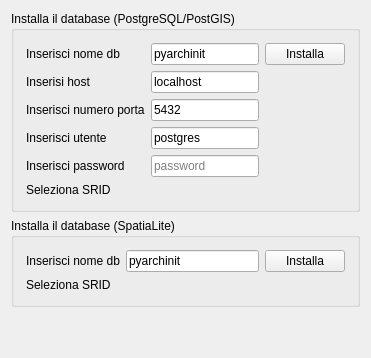
     <widget class="QWidget" name="tab_2">
      <attribute name="title">
       <string>Installazione layers</string>
      </attribute>
      <layout class="QGridLayout" name="gridLayout_9">
       <item row="0" column="0">
        <widget class="QgsCollapsibleGroupBox" name="groupBox">
         <property name="title">
          <string>Installa il database (PostgreSQL/PostGIS)</string>
         </property>
         <layout class="QGridLayout" name="gridLayout_7">
          <property name="leftMargin">
           <number>12</number>
          </property>
          <property name="topMargin">
           <number>12</number>
          </property>
          <property name="rightMargin">
           <number>12</number>
          </property>
          <property name="bottomMargin">
           <number>12</number>
          </property>
          <item row="0" column="0">
           <layout class="QGridLayout" name="gridLayout_3">
            <item row="4" column="0">
             <widget class="QLabel" name="label_32">
              <property name="toolTip">
               <string>&lt;html&gt;&lt;head/&gt;&lt;body&gt;&lt;p&gt;&lt;span style=&quot; font-size:10pt;&quot;&gt;puoi inserire il numero di porta differente&lt;/span&gt;&lt;/p&gt;&lt;/body&gt;&lt;/html&gt;</string>
              </property>
              <property name="text">
               <string>Inserisci password</string>
              </property>
             </widget>
            </item>
            <item row="2" column="1">
             <widget class="QLineEdit" name="lineEdit_port_db">
              <property name="text">
               <string>5432</string>
              </property>
              <property name="placeholderText">
               <string>port (5432)</string>
              </property>
             </widget>
            </item>
            <item row="0" column="3">
             <widget class="QPushButton" name="pushButton_crea_database">
              <property name="enabled">
               <bool>true</bool>
              </property>
              <property name="text">
               <string>Installa</string>
              </property>
             </widget>
            </item>
            <item row="5" column="0">
             <widget class="QLabel" name="label_8">
              <property name="text">
               <string>Seleziona SRID</string>
              </property>
             </widget>
            </item>
            <item row="3" column="0">
             <widget class="QLabel" name="label_31">
              <property name="toolTip">
               <string>&lt;html&gt;&lt;head/&gt;&lt;body&gt;&lt;p&gt;&lt;span style=&quot; font-size:10pt;&quot;&gt;puoi inserire il numero di porta differente&lt;/span&gt;&lt;/p&gt;&lt;/body&gt;&lt;/html&gt;</string>
              </property>
              <property name="text">
               <string>Inserisci utente</string>
              </property>
             </widget>
            </item>
            <item row="5" column="1">
             <widget class="QgsProjectionSelectionWidget" name="selectorCrsWidget"/>
            </item>
            <item row="4" column="1">
             <widget class="QLineEdit" name="lineEdit_db_passwd">
              <property name="text">
               <string/>
              </property>
              <property name="echoMode">
               <enum>QLineEdit::Password</enum>
              </property>
              <property name="placeholderText">
               <string>password</string>
              </property>
             </widget>
            </item>
            <item row="2" column="0">
             <widget class="QLabel" name="label_15">
              <property name="toolTip">
               <string>&lt;html&gt;&lt;head/&gt;&lt;body&gt;&lt;p&gt;&lt;span style=&quot; font-size:10pt;&quot;&gt;puoi inserire il numero di porta differente&lt;/span&gt;&lt;/p&gt;&lt;/body&gt;&lt;/html&gt;</string>
              </property>
              <property name="text">
               <string>Inserisci numero porta</string>
              </property>
             </widget>
            </item>
            <item row="3" column="1">
             <widget class="QLineEdit" name="lineEdit_db_user">
              <property name="text">
               <string>postgres</string>
              </property>
              <property name="placeholderText">
               <string>user</string>
              </property>
             </widget>
            </item>
            <item row="0" column="1">
             <widget class="QLineEdit" name="lineEdit_dbname">
              <property name="inputMethodHints">
               <set>Qt::ImhNone</set>
              </property>
              <property name="text">
               <string>pyarchinit</string>
              </property>
              <property name="dragEnabled">
               <bool>false</bool>
              </property>
              <property name="readOnly">
               <bool>false</bool>
              </property>
              <property name="placeholderText">
               <string>db name</string>
              </property>
             </widget>
            </item>
            <item row="0" column="0">
             <widget class="QLabel" name="label_12">
              <property name="toolTip">
               <string>&lt;html&gt;&lt;head/&gt;&lt;body&gt;&lt;p&gt;&lt;span style=&quot; font-size:10pt;&quot;&gt;Puoi inserire un nome differente da quello presente&lt;/span&gt;&lt;/p&gt;&lt;/body&gt;&lt;/html&gt;</string>
              </property>
              <property name="text">
               <string>Inserisci nome db</string>
              </property>
             </widget>
            </item>
            <item row="1" column="1">
             <widget class="QLineEdit" name="lineEdit_db_host">
              <property name="text">
               <string>localhost</string>
              </property>
              <property name="placeholderText">
               <string>host</string>
              </property>
             </widget>
            </item>
            <item row="1" column="0">
             <widget class="QLabel" name="label_6">
              <property name="text">
               <string>Inserisi host</string>
              </property>
             </widget>
            </item>
           </layout>
          </item>
         </layout>
        </widget>
       </item>
       <item row="1" column="0">
        <widget class="QgsCollapsibleGroupBox" name="groupBox_2">
         <property name="title">
          <string>Installa il database (SpatiaLite)</string>
         </property>
         <layout class="QGridLayout" name="gridLayout_8">
          <property name="leftMargin">
           <number>12</number>
          </property>
          <property name="topMargin">
           <number>12</number>
          </property>
          <property name="rightMargin">
           <number>12</number>
          </property>
          <property name="bottomMargin">
           <number>12</number>
          </property>
          <item row="0" column="0">
           <layout class="QGridLayout" name="gridLayout_5">
            <item row="1" column="1">
             <widget class="QgsProjectionSelectionWidget" name="selectorCrsWidget_sl"/>
            </item>
            <item row="0" column="3">
             <widget class="QPushButton" name="pushButton_crea_database_sl">
              <property name="enabled">
               <bool>true</bool>
              </property>
              <property name="text">
               <string>Installa</string>
              </property>
             </widget>
            </item>
            <item row="0" column="1">
             <widget class="QLineEdit" name="lineEdit_dbname_sl">
              <property name="inputMethodHints">
               <set>Qt::ImhNone</set>
              </property>
              <property name="text">
               <string>pyarchinit</string>
              </property>
              <property name="dragEnabled">
               <bool>false</bool>
              </property>
              <property name="readOnly">
               <bool>false</bool>
              </property>
              <property name="placeholderText">
               <string>db name</string>
              </property>
             </widget>
            </item>
            <item row="0" column="0">
             <widget class="QLabel" name="label_14">
              <property name="toolTip">
               <string>&lt;html&gt;&lt;head/&gt;&lt;body&gt;&lt;p&gt;&lt;span style=&quot; font-size:10pt;&quot;&gt;Puoi inserire un nome differente da quello presente&lt;/span&gt;&lt;/p&gt;&lt;/body&gt;&lt;/html&gt;</string>
              </property>
              <property name="text">
               <string>Inserisci nome db</string>
              </property>
             </widget>
            </item>
            <item row="1" column="0">
             <widget class="QLabel" name="label_13">
              <property name="text">
               <string>Seleziona SRID</string>
              </property>
             </widget>
            </item>
           </layout>
          </item>
         </layout>
        </widget>
       </item>
       <item row="2" column="0">
        <spacer name="verticalSpacer_2">
         <property name="orientation">
          <enum>Qt::Vertical</enum>
         </property>
         <property name="sizeHint" stdset="0">
          <size>
           <width>20</width>
           <height>40</height>
          </size>
         </property>
        </spacer>
       </item>
      </layout>
     </widget>
